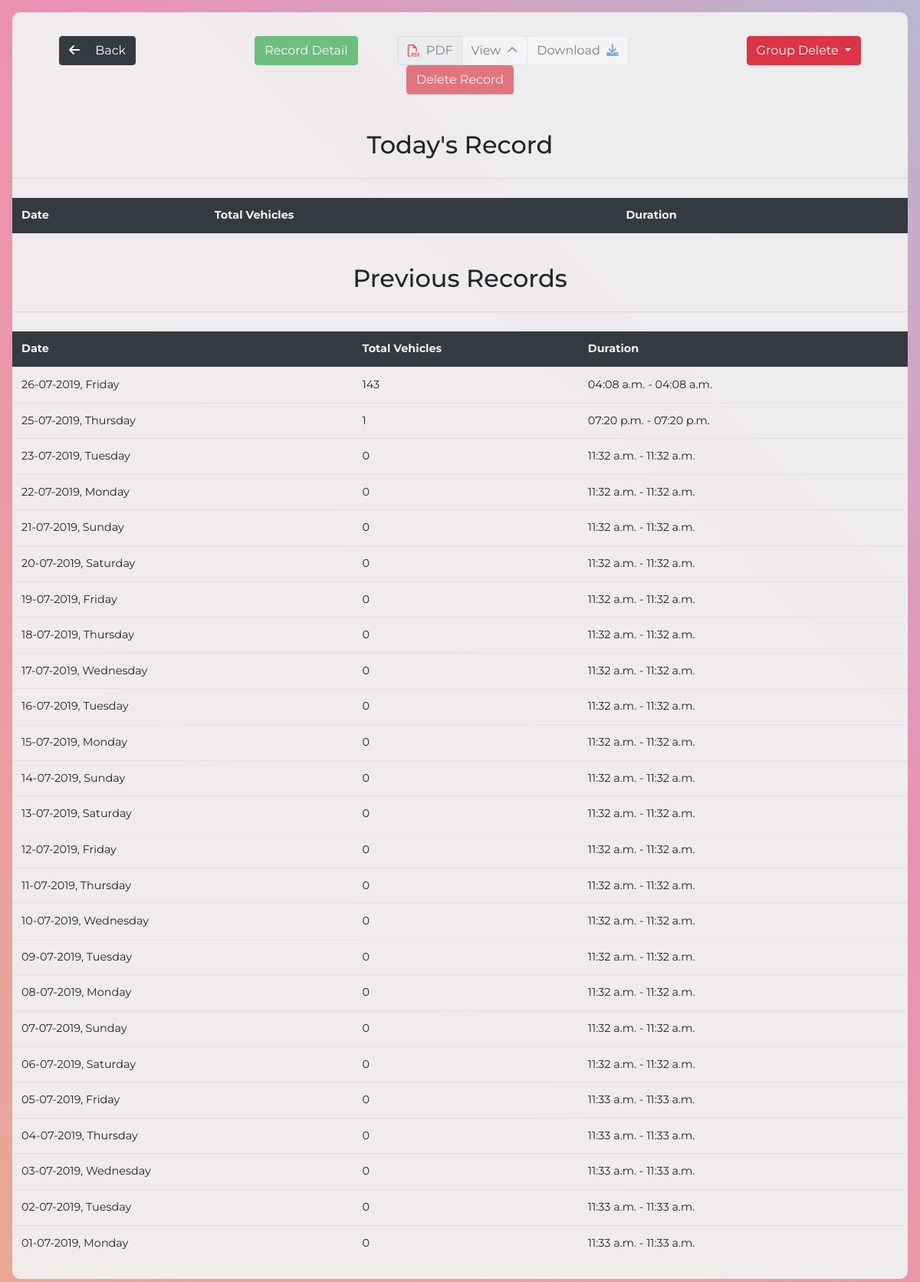
Page /records/ on the earlier database version.
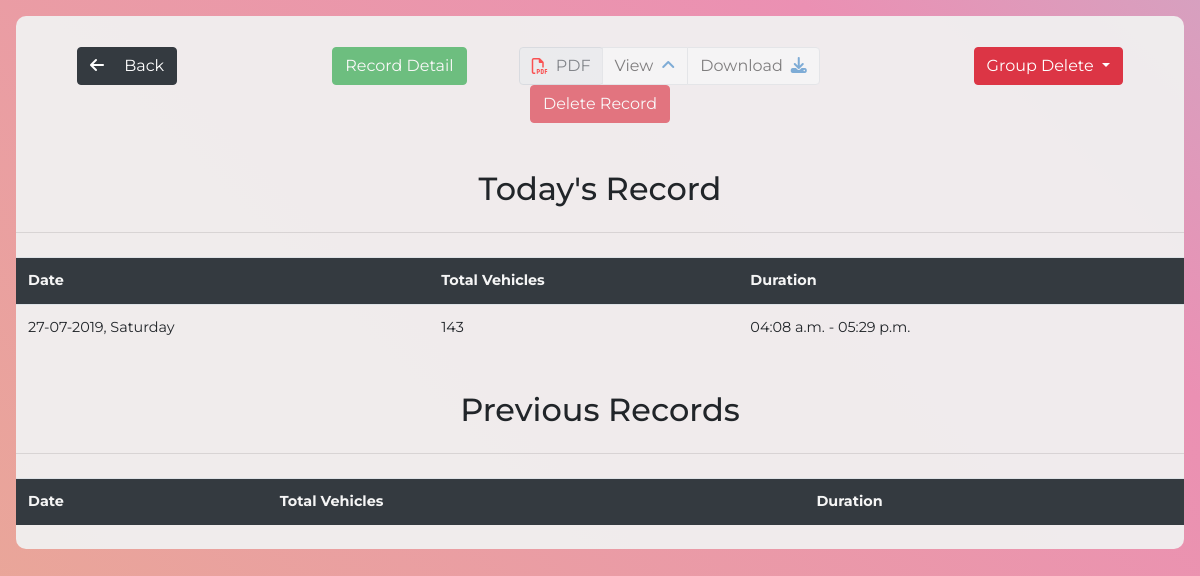
Same page on the later database version.
### records/models.py (models this page shows)
class DailyRecord(models.Model):
    date = models.DateField(_("Date"), default=datetime.date.today)
    customers = models.ManyToManyField(Customer, blank=True, related_name="in_records")
    created = models.DateTimeField(auto_now_add=True)
    updated = models.DateTimeField(auto_now=True)
    class Meta:
        ordering = ['-date']

### records/views.py (the view)
# urls.py: path('records/', record_views.record_list, name='records'),
def record_list(request):
    todaysRecord = DailyRecord.objects.filter(date=date.today())
    if todaysRecord.count() == 0:
        todaysRecord = None
    else:
        todaysRecord = todaysRecord[0]
    prevRecords = DailyRecord.objects.filter(~Q(date=date.today()))
    context = {
        'todays_record': todaysRecord,
        'prev_records': prevRecords,
    }
    return render(request, "records/record_list.html", context)

### common/context_processors.py (called while the page is built)
def settings(request):
    return {'settings': Settings.load()}

### common/models.py (called while the page is built)
    @classmethod
    def load(cls):
        if cache.get(cls.__name__) is None:
            obj, created = cls.objects.get_or_create(pk=1)
            if not created:
                obj.set_cache()
        return cache.get(cls.__name__)

    def set_cache(self):
        cache.set(self.__class__.__name__, self)

### records/templates/records/record_list.html (shortened to what this page needs)
{% load static %}
{% load js %}
<!DOCTYPE html>
<html lang="en">
<head>
    <link rel="stylesheet" href="https://stackpath.bootstrapcdn.com/bootstrap/4.3.1/css/bootstrap.min.css"
>
    <link rel="stylesheet" href="https://netdna.bootstrapcdn.com/font-awesome/3.2.1/css/font-awesome.css">
    <link rel="stylesheet" href="https://cdnjs.cloudflare.com/ajax/libs/font-awesome/5.8.2/css/all.css">
    <link rel="stylesheet" href="{% static 'css/main.css' %}">
    <link rel="stylesheet" href="{% static 'css/form.css' %}">
    <link rel="stylesheet" href="{% static 'css/loader.css' %}">
</head>
<body>
    <div class="wrapper px-3">
        <div class="row">
            <div class="col-lg-12 my-3">
                <div class="parkform recordlist" style="width:100%; height:100%; padding: 0px;">
                    <div class="row px-5">
                        <div class="col-sm-2 pt-4 text-center">
                            <div class="btn-group btn float-left" role="group">
                                <button type="button" class="backBtn btn btn-dark">
                                    <i class="fas fa-arrow-left pr-3"></i>
                                    Back
                                </button>
                            </div>
                        </div>
                        <div class="col-sm-8 optionbar pt-4 text-center">
                            <div class="btn recOpts disabled" role="group" aria-label="Options" style="pointer-events: none;">
                                <button type="button" class="detREC btn btn-success">Record Detail</button>
                                <div class="btn-group mx-5" role=group>
                                    <div class="input-group-prepend">
                                        <label class="input-group-text" for="inputGroupSelect01">
                                            <i class="fa fa-file-pdf-o pr-2" style="color:red"></i>PDF
                                        </label>
                                    </div>
                                    <button class="btn btn-light border pdfOpt pdfRECv">View<i class="fas fa-angle-up pl-2" style="color:#428bca"></i></button>
                                    <button class="btn btn-light border pdfOpt pdfRECd">Download<i class="fas fa-download pl-2" style="color:#428bca"></i></button>
                                </div>
                                <button type="button" class="delREC btn btn-danger">Delete Record</button>
                            </div>
                        </div>
                        <div class="col-sm-2 pt-4 text-center">
                            <div class="btn-group btn grpdelete float-right" role="group">
                                <button id="btnGroupDrop1" type="button" class="btn btn-danger dropdown-toggle"
                                    data-toggle="dropdown" aria-haspopup="true" aria-expanded="false">
                                    Group Delete
                                </button>
                            </div>
                        </div>
                    </div>
                    <div class="todaysRecord mt-4">
                        <h2 class="py-3">Today's Record</h2>
                        <hr class="mt-2">
                        <div class="my-4" style="font-size:90%">
                            <table class="table table-hover">
                                <tbody>
                                    <tr class="bg-dark" style="color:whitesmoke">
                                        <th>
                                            <div class="cf7">Date</div>
                                        </th>
                                        <th>
                                            <div class="cf8">Total Vehicles</div>
                                        </th>
                                        <th>
                                            <div class="cf8">Duration</div>
                                        </th>
                                    </tr>
                                    {% if todays_record is not None %}
                                    <tr id="todaysRecRow" data-id='{{ todays_record.id }}'>
                                        <td>
                                            <div>{{ todays_record.date|date:'d-m-Y, l' }}</div>
                                        </td>
                                        <td>
                                            <div>{{ todays_record.customers.count }}</div>
                                        </td>
                                        <td>
                                            <div style="font-size: 100%">{{ todays_record.created|date:'h:i a' }} -
                                                {{ todays_record.updated|date:'h:i a' }}</div>
                                        </td>
                                    </tr>
                                    {% endif %}
                                </tbody>
                            </table>
                        </div>
                    </div>
                    <div class="previousRecords">
                        <h2 class="py-3">Previous Records</h2>
                        <hr class="mt-2">
                        <div class="my-4" style="font-size:90%">
                            <table class="table table-hover">
                                <tbody id="prevRecBody">
                                    <tr class="bg-dark" style="color:whitesmoke;">
                                        <th>
                                            <div class="cf7">Date</div>
                                        </th>
                                        <th>
                                            <div class="cf8">Total Vehicles</div>
                                        </th>
                                        <th>
                                            <div class="cf8">Duration</div>
                                        </th>
                                    </tr>
                                    {% for record in prev_records %}
                                    <tr data-id='{{ record.id }}'>
                                        <td>
                                            <div>{{ record.date|date:'d-m-Y, l' }}</div>
                                        </td>
                                        <td>
                                            <div>{{ record.customers.count }}</div>
                                        </td>
                                        <td>
                                            <div style="font-size: 100%">{{ record.created|date:'h:i a' }} -
                                                {{ record.updated|date:'h:i a' }}</div>
                                        </td>
                                    </tr>
                                    {% endfor %}
                                </tbody>
                            </table>
                        </div>
                    </div>
                </div>
            </div>
        </div>
    </div>
</body>
</html>

### parking/static/css/main.css (style rules this page uses)
.wrapper { width:100%; height: 100%; background: linear-gradient(45deg,#F17C58, #E94584, #24AADB , #27DBB1,#FFDC18, #FF3706); background: linear-gradient(45deg,rgb(233, 169, 149), rgb(235, 144, 179), rgb(155, 208, 228) , rgb(153, 240, 219),rgb(236, 225, 158), rgb(241, 176, 160)); background-size: 600% 100%; animation: gradient 16s linear infinite; animation-direction: alternate; min-height: 100vh; }

### parking/static/css/form.css (style rules this page uses)
* { margin: 0; padding: 0; text-decoration: none; font-family: 'Montserrat', sans-serif; box-sizing: border-box; }
.parkform { width: 360px; background: #f1f1f1f1; padding: 10px 40px; border-radius: 10px; margin-left: auto; margin-right: auto; opacity: 1; transform: translate(0%, 0%); }
.parkform h2 { text-align: center; margin-bottom: 0px; }

### records/templates/records/record_list.html (style rules this page uses)
tr { cursor: pointer; }
.pdfOpt { color: #444444; }

Differences in the rows shown:
no longer on one of the page's lists (row edited): DailyRecord: date "26-07-2019, Friday", customers.count "143", created "04:08 a.m.", updated "04:08 a.m."
removed DailyRecord: date "25-07-2019, Thursday", customers.count "1", created "07:20 p.m.", updated "07:20 p.m."
removed DailyRecord: date "23-07-2019, Tuesday", customers.count "0", created "11:32 a.m.", updated "11:32 a.m."
removed DailyRecord: date "22-07-2019, Monday", customers.count "0", created "11:32 a.m.", updated "11:32 a.m."
removed DailyRecord: date "21-07-2019, Sunday", customers.count "0", created "11:32 a.m.", updated "11:32 a.m."
removed DailyRecord: date "20-07-2019, Saturday", customers.count "0", created "11:32 a.m.", updated "11:32 a.m."
removed DailyRecord: date "19-07-2019, Friday", customers.count "0", created "11:32 a.m.", updated "11:32 a.m."
removed DailyRecord: date "18-07-2019, Thursday", customers.count "0", created "11:32 a.m.", updated "11:32 a.m."
removed DailyRecord: date "17-07-2019, Wednesday", customers.count "0", created "11:32 a.m.", updated "11:32 a.m."
removed DailyRecord: date "16-07-2019, Tuesday", customers.count "0", created "11:32 a.m.", updated "11:32 a.m."
removed DailyRecord: date "15-07-2019, Monday", customers.count "0", created "11:32 a.m.", updated "11:32 a.m."
removed DailyRecord: date "14-07-2019, Sunday", customers.count "0", created "11:32 a.m.", updated "11:32 a.m."
removed DailyRecord: date "13-07-2019, Saturday", customers.count "0", created "11:32 a.m.", updated "11:32 a.m."
removed DailyRecord: date "12-07-2019, Friday", customers.count "0", created "11:32 a.m.", updated "11:32 a.m."
removed DailyRecord: date "11-07-2019, Thursday", customers.count "0", created "11:32 a.m.", updated "11:32 a.m."
removed DailyRecord: date "10-07-2019, Wednesday", customers.count "0", created "11:32 a.m.", updated "11:32 a.m."
removed DailyRecord: date "09-07-2019, Tuesday", customers.count "0", created "11:32 a.m.", updated "11:32 a.m."
removed DailyRecord: date "08-07-2019, Monday", customers.count "0", created "11:32 a.m.", updated "11:32 a.m."
removed DailyRecord: date "07-07-2019, Sunday", customers.count "0", created "11:32 a.m.", updated "11:32 a.m."
removed DailyRecord: date "06-07-2019, Saturday", customers.count "0", created "11:32 a.m.", updated "11:32 a.m."
removed DailyRecord: date "05-07-2019, Friday", customers.count "0", created "11:33 a.m.", updated "11:33 a.m."
removed DailyRecord: date "04-07-2019, Thursday", customers.count "0", created "11:33 a.m.", updated "11:33 a.m."
removed DailyRecord: date "03-07-2019, Wednesday", customers.count "0", created "11:33 a.m.", updated "11:33 a.m."
removed DailyRecord: date "02-07-2019, Tuesday", customers.count "0", created "11:33 a.m.", updated "11:33 a.m."
removed DailyRecord: date "01-07-2019, Monday", customers.count "0", created "11:33 a.m.", updated "11:33 a.m."
changed DailyRecord: date (not shown) → "27-07-2019, Saturday"; customers.count (not shown) → "143"; created (not shown) → "04:08 a.m."; updated (not shown) → "05:29 p.m."
